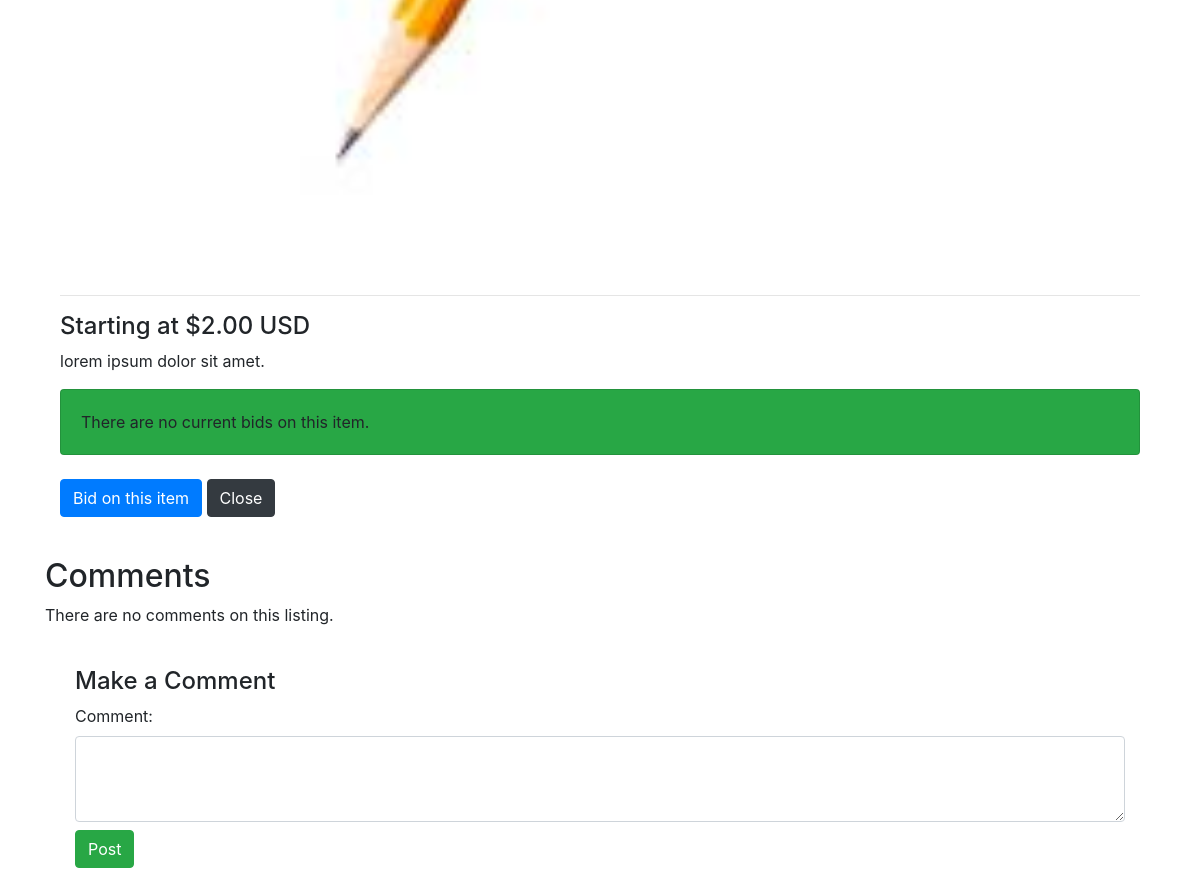
The app's page /1/details (signed in, lower part), older data.
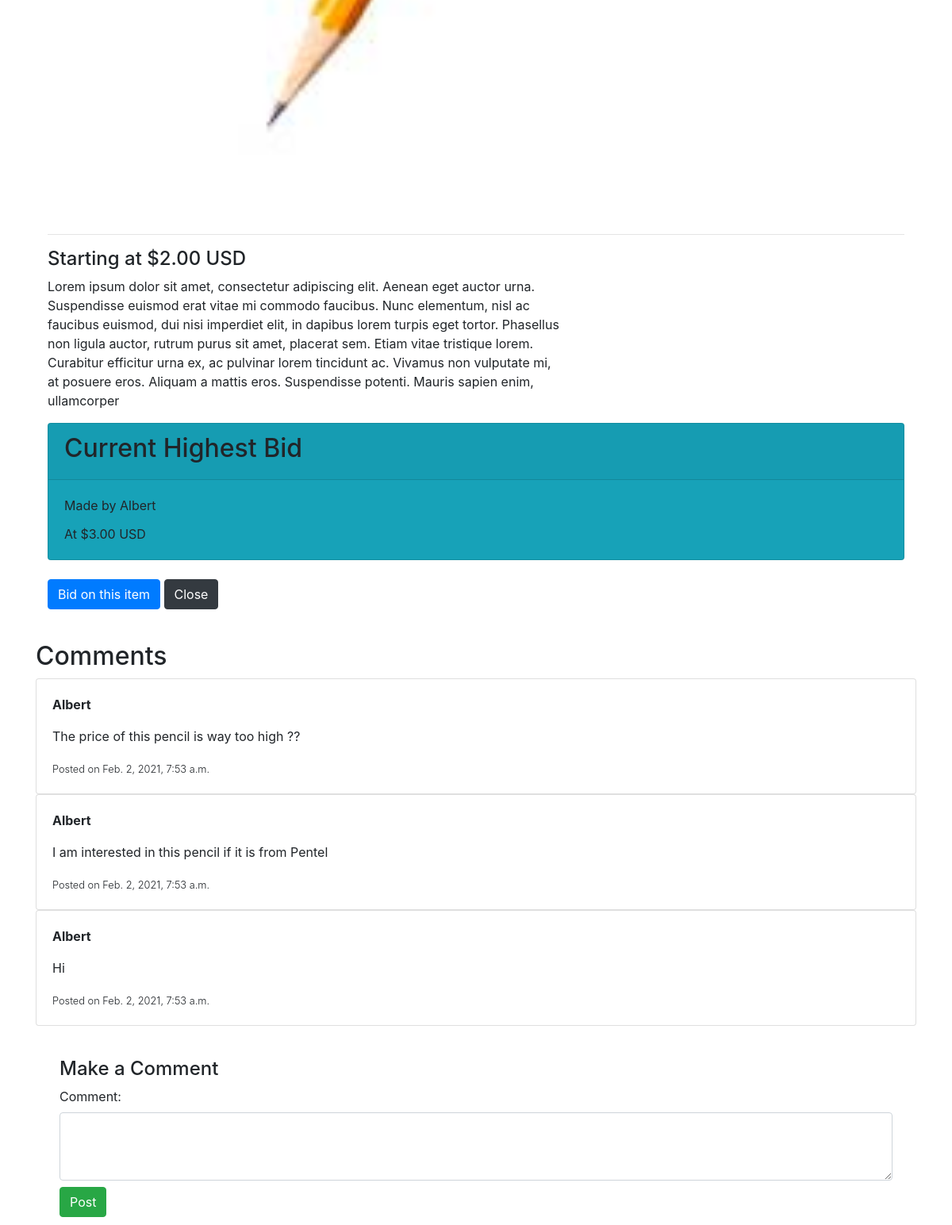
The same page, newer data.
### auctions/models.py (models this page shows, shortened)
class Auction(models.Model):
    id = models.AutoField(primary_key=True)
    title = models.CharField(max_length=32, null=False)
    description = models.TextField(max_length=512, blank=True, null=True)
    price = models.DecimalField(null = False, default= 1, max_digits=10, decimal_places=2)
    lister = models.ForeignKey(User, on_delete=models.CASCADE, related_name="lister")
    LIFE = "LF"
    SCHOOL = "SC"
    TECH = "TE"
    PROFESSIONAL = "PR"
    CATEGORIES = [
            (LIFE, 'Life'),
            (SCHOOL, 'School'),
            (TECH, "Tech"),
            (PROFESSIONAL, 'Professional'),
        ]
    category = models.CharField(choices=CATEGORIES, default=LIFE, max_length=16)
    image = models.ImageField(upload_to="images/", blank=True, null=True)
    active = models.BooleanField(null=False)
    listed_time = models.DateTimeField(auto_now_add=True)
    def category_string(self):
        categorization = self.category
        return f"Category: {categorization}"

class Bid(models.Model):
    bidder = models.ForeignKey(User, on_delete=models.CASCADE, related_name="bidder")
    bid_price = models.DecimalField(decimal_places=2, max_digits=10)
    post = models.ForeignKey(Auction, on_delete=models.CASCADE, related_name="auction")

class User(AbstractUser):
    pass

class Comment(models.Model):
    comment = models.TextField(max_length=1024, blank=False)
    poster = models.ForeignKey(User, on_delete=models.CASCADE, related_name="poster")
    time = models.DateTimeField(auto_now_add=True)
    post = models.ManyToManyField(Auction)

### auctions/views.py (the view)
# urls.py: path("<int:auctionid>/details", views.itemdetails, name="item"),
@login_required(redirect_field_name='/login')
def itemdetails(request, auctionid):
    auction = Auction.objects.filter(id=auctionid).get()
    if Bid.objects.filter(post=auctionid):
        all_bids = Bid.objects.filter(post=auctionid).all()
        current_price = get_highest_bid(all_bids)
        current_bid = Bid.objects.filter(bid_price=current_price).get()
    else:
        current_price = Auction.price
        current_bid = False
    if Comment.objects.filter(post=auctionid):
        comments = Comment.objects.filter(post=auctionid).all()
    else:
        comments = False
    return render(request, 'auctions/item.html', {
        "auction": auction,
        "form": CommentForm(),
        "comments": comments,
        "bid": current_bid,
        "bidForm": BidForm(),
    })

### auctions/forms.py
class CommentForm(ModelForm):
    class Meta:
        model = Comment
        fields = ['comment']
        widgets = {
            'comment': forms.Textarea(attrs={'class': 'form-control', 'rows': '3'})
        }

class BidForm(ModelForm):
    class Meta:
        model = Bid
        fields = ['bid_price']
        widgets = {
            'bid_price': forms.NumberInput(attrs={'class': 'form-control  mb-4'})
        }

### auctions/functions.py (called while the page is built)
def get_highest_bid(all_bids):
    max = 0
    for bid in all_bids:
        price = bid.bid_price
        if price > max:
            max = price
    return max

### auctions/templates/auctions/item.html (shortened to what this page needs)
{% extends 'auctions/layout.html' %}
{% block body %}
<div class="container">
    <div class='col'>
        {% if auction.image %}
        <img src="{{ auction.image.url }}" width=100%>
        {% endif %}
        <hr/>
        <h4>Starting at ${{ auction.price }} USD </h4>
        <p class="desc">{{ auction.description }}</p>
    </div>
    <div class="col mt-6 mb-4">
        {% if bid %}
        <div class="card bg-info">
            <div class="card-header">
                <h2>Current Highest Bid</h2>
            </div>
            <div class="card-body">
                <div class="card-title">
                    Made by {{ bid.bidder }}
                </div>
                <div class="card-text">
                    At ${{ bid.bid_price }} USD
                </div>
            </div>
        </div>
        {% else %}
        <div class="card bg-success">
            <div class="card-body">
                There are no current bids on this item.
            </div>
        </div>
        {% endif %}
    </div>
    <div class="col">
        <button type="button" class="btn btn-primary" data-bs-toggle="modal" data-bs-target="#bidModal">Bid on this item</button>
        <a href="{% url 'index' %}" class="btn btn-dark">Close</a>
    </div>
</div>
<div class="container cont-space">
    <h2>Comments</h2>
    {% if comments %}
        {% for comment in comments %}
            <div class="card">
                <div class="card-body">
                    <div class="card-title">
                        <p class="font-weight-bold">{{ comment.poster }}</p>
                    </div>
                    <div class="card-text">
                        <p class="text">{{ comment.comment }}</p>
                        <small class="font-weight-light">Posted on {{ comment.time }}</small>
                    </div>
                </div>
            </div>
        {% endfor %}
    {% else %}
        <p>There are no comments on this listing.</p>
    {% endif %}
    <div class="cont-space">
        <div class="container cont-space">
            <div class="col">
                <h4>Make a Comment</h4>
                <form action="{% url 'addcomment' auctionid=auction.id %}" method="POST">
                    {{ form }}
                    <input type="submit" class="btn btn-success mt-2" value="Post">
                </form>
            </div>
    </div>
    </div>
</div>
{% endblock %}

Row changes from the older to the newer data that the page shows:
changed Auction: description "lorem ipsum dolor sit amet." → "Lorem ipsum dolor sit amet, consectetur adipiscing elit. Aenean eget auctor urna. Suspendisse euismod erat vitae mi commodo faucibus. Nunc elementum, nisl ac faucibus euismod, dui nisi imperdiet elit, in dapibus lorem turpis eget tortor. Phasellus non ligula auctor, rutrum purus sit amet, placerat sem. Etiam vitae tristique lorem. Curabitur efficitur urna ex, ac pulvinar lorem tincidunt ac. Vivamus non vulputate mi, at posuere eros. Aliquam a mattis eros. Suspendisse potenti. Mauris sapien enim, ullamcorper"
added Bid: bidder "Albert", bid_price "3.00"
added Comment: poster "Albert", comment "The price of this pencil is way too high ??", time "Feb. 2, 2021, 7:53 a.m."
added Comment: poster "Albert", comment "I am interested in this pencil if it is from Pentel", time "Feb. 2, 2021, 7:53 a.m."
added Comment: poster "Albert", comment "Hi", time "Feb. 2, 2021, 7:53 a.m."
Text that changed along with them:
text no longer shown: "There are no current bids on this item. There are no comments on this listing."
text now shown: "Current Highest Bid Made by At $ USD"
